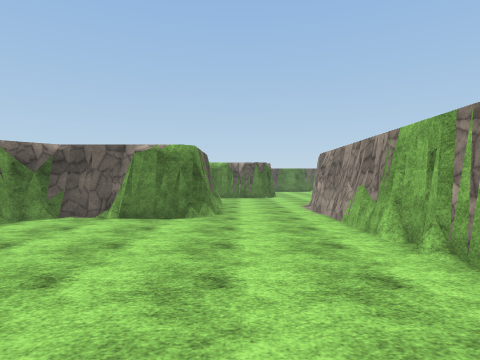
View 1 (above)

24 first-person views from a walk through a 3-D level made in the Unity game engine. The camera is 1.5 m above the floor, looks level and sees 75° across. The floor is counted in squares, 2 m on a side. Each view is taken from the middle of a square. On the plan, view 1 faces up. The plan holds only what a view shows up to about 10 squares ahead; the rest is blank. The place goes on beyond the plan. The player is left out. Surface patterns are stand-ins for the level's own textures.

View 2
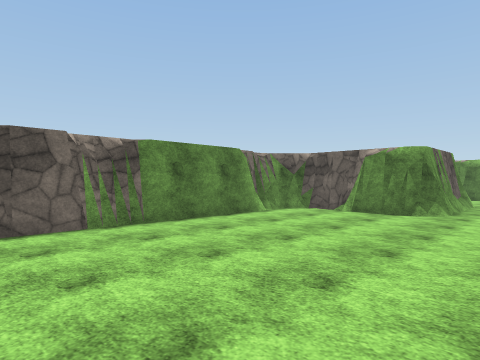

View 3
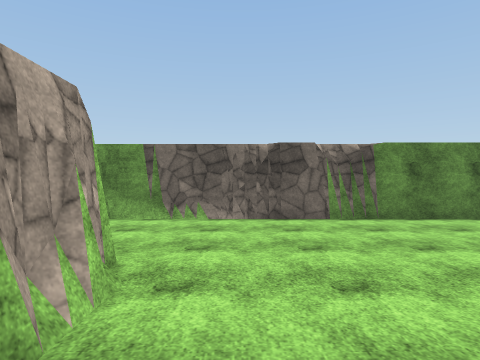

View 4
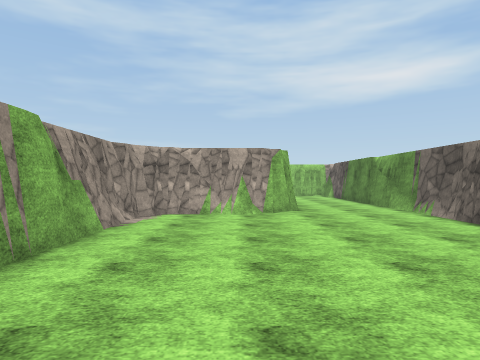

View 5
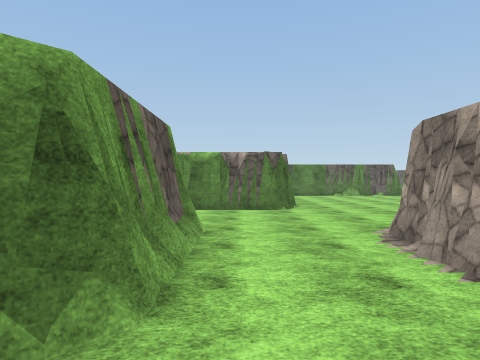

View 6
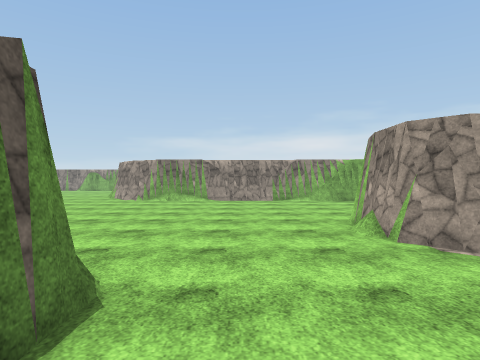

View 7
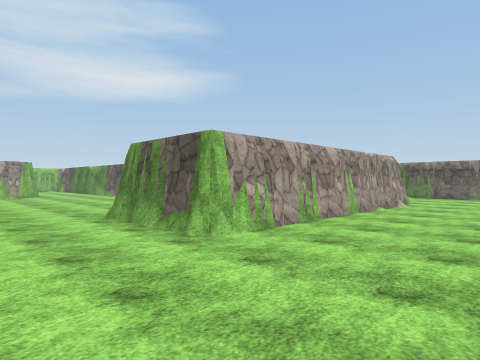

View 8
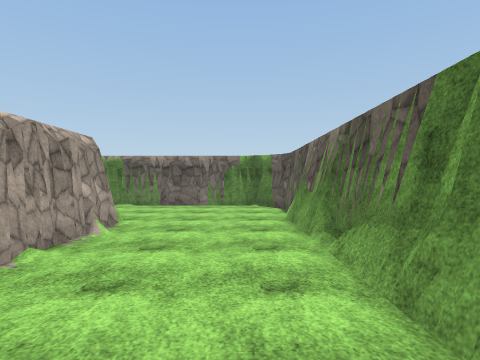

View 9
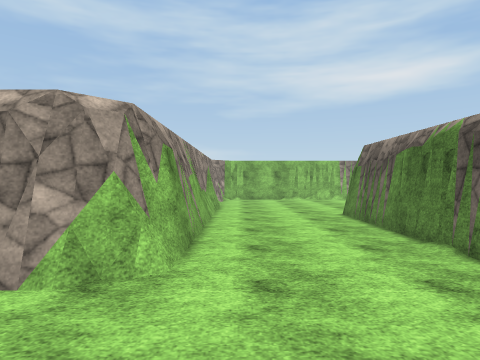

View 10
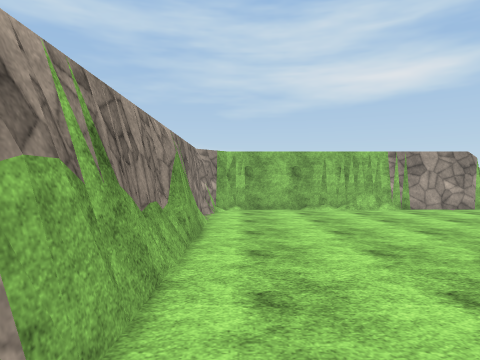

View 11
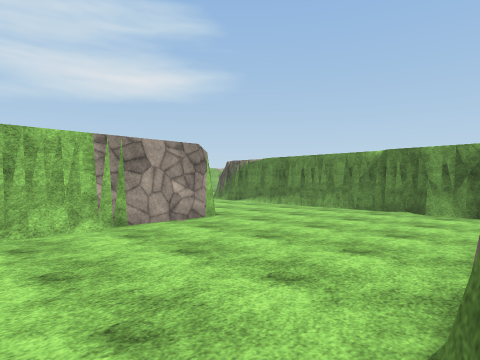

View 12
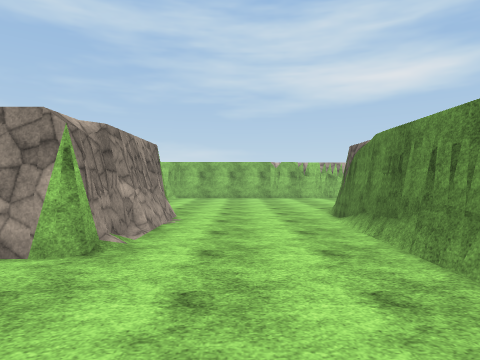

View 13
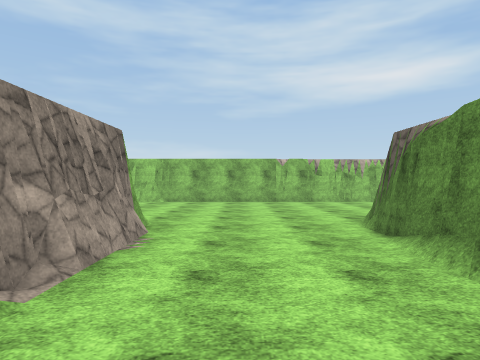

View 14
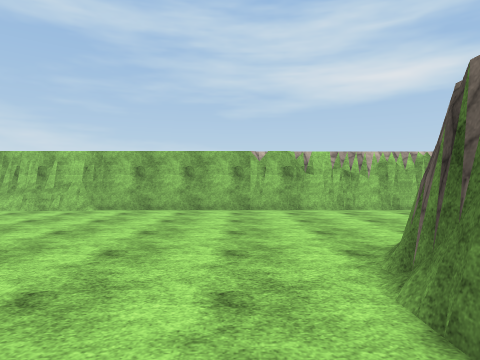

View 15
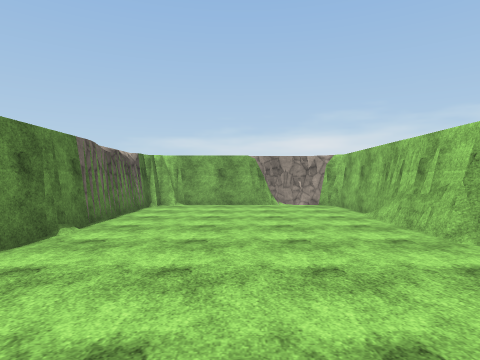

View 16
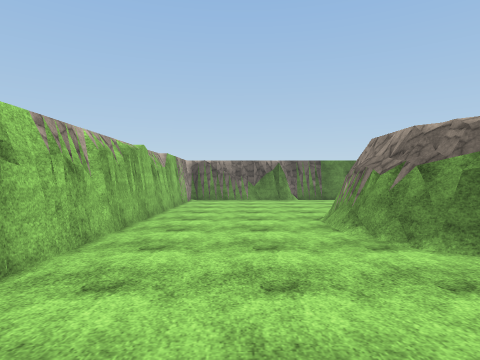

View 17
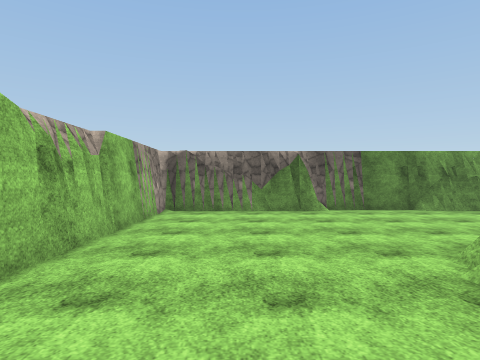

View 18
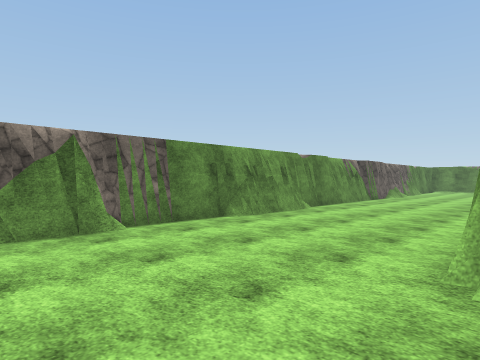

View 19
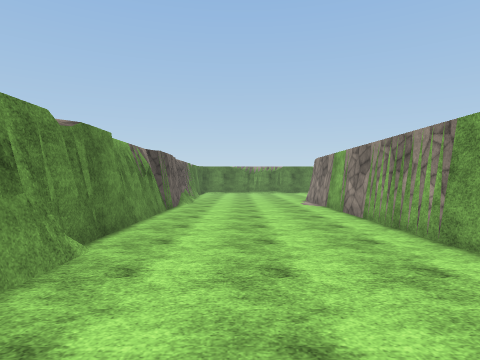

View 20
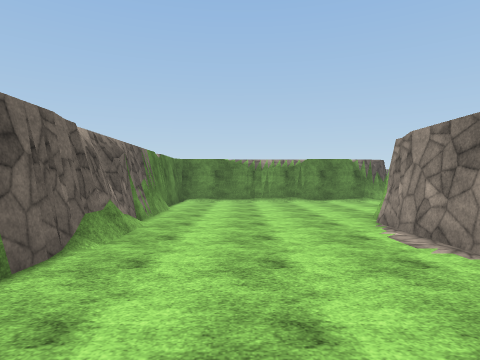

View 21
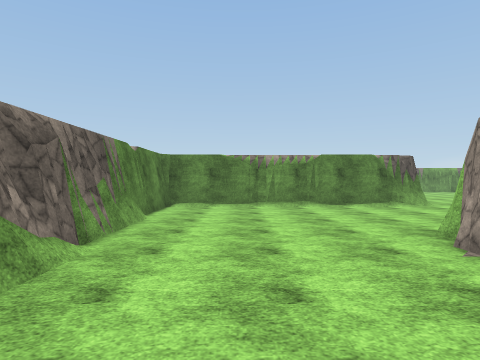

View 22
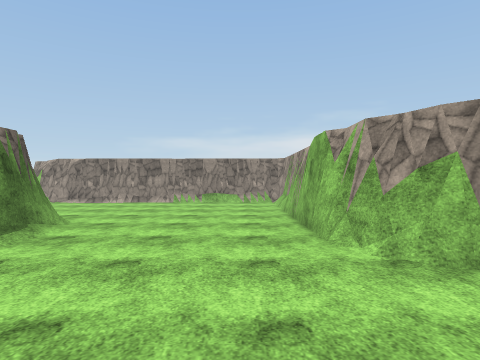

View 23
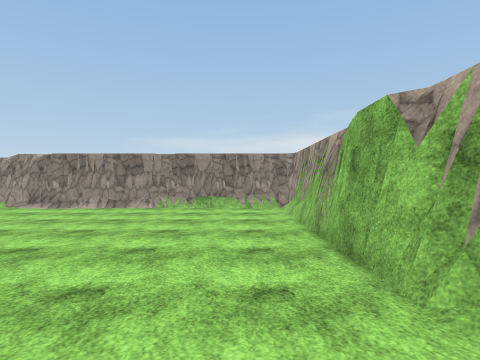

View 24
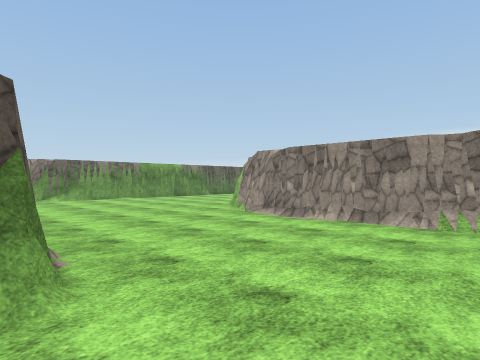

### Floor plan
Key: @ floor where view 1 was taken; # wall or solid block; . floor.
Columns run from 30 left of view 1 to 9 right of it. Each row starts with its distance up from view 1.
 22          ..
 21          ...
 20          ....
 19          .....
 18          .....#
 17          ....##                       ..
 16         .....#                      ....
 15         .....#                  ........
 14        #.....#    ####         #........
 13 ########.....#   ##..######  ###........
 12 #............#   #......................
 11 #............#   #......................
 10 #............#   #...............##.....
  9 #.....######.#   #...######  #..##  ....
  8 #....##    ###   #...#       #..#
  7 #....#           #...#    ####..#
  6 #....#           #...#   ##.....#
  5 #....#          ##...#   #......#
  4 #....#    #..........#   ##.....#
  3 #....#    #..........#    #.....#
  2 #....#    #..........#    #.....#
  1 #....#    #..........#    #.....#
  0 #....#    #...########    #...@.##
 -1 #....#    #...#           #......#
 -2 #....     #...#           #...####
 -3 #....     #...#           #..##
 -4 #....#   ##...########    #..
 -5 #....## ##...........#    #..
 -6 #.....###............#
 -7 #....................#
 -8 #....................#
 -9 #....................#
-10 ######################

Where each view was taken, in squares from view 1:
view 1: 0 up, 0 right, facing up
view 2: 1 down, 1 right, facing up-left
view 3: 1 down, 2 right, facing left
view 4: 5 up, 0 right, facing down
view 5: 5 up, 0 right, facing up
view 6: 12 up, 1 left, facing right
view 7: 13 up, 2 right, facing down-left
view 8: 12 up, 3 left, facing left
view 9: 12 up, 10 left, facing down
view 10: 8 up, 10 left, facing down
view 11: 5 up, 12 left, facing down-left
view 12: 3 up, 18 left, facing down
view 13: 1 up, 18 left, facing down
view 14: 2 down, 19 left, facing down
view 15: 7 down, 19 left, facing right
view 16: 8 down, 18 left, facing left
view 17: 8 down, 22 left, facing left
view 18: 8 down, 25 left, facing up-left
view 19: 4 down, 28 left, facing up
view 20: 2 up, 28 left, facing up
view 21: 4 up, 28 left, facing up
view 22: 10 up, 28 left, facing right
view 23: 10 up, 26 left, facing right
view 24: 11 up, 23 left, facing up-right
